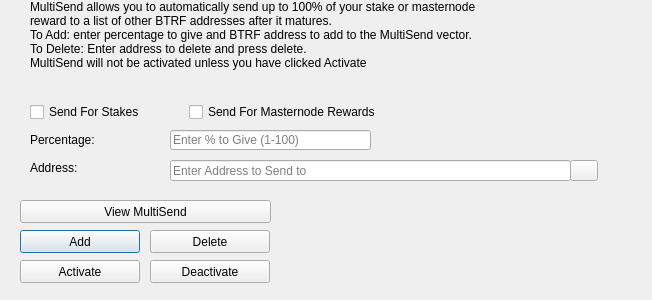
<?xml version="1.0" encoding="UTF-8"?>
<ui version="4.0">
 <class>MultiSendDialog</class>
 <widget class="QDialog" name="MultiSendDialog">
  <property name="windowModality">
   <enum>Qt::NonModal</enum>
  </property>
  <property name="geometry">
   <rect>
    <x>0</x>
    <y>0</y>
    <width>652</width>
    <height>300</height>
   </rect>
  </property>
  <property name="windowTitle">
   <string>MultiSend</string>
  </property>
  <widget class="QLineEdit" name="multiSendPercentEdit">
   <property name="geometry">
    <rect>
     <x>170</x>
     <y>130</y>
     <width>201</width>
     <height>20</height>
    </rect>
   </property>
   <property name="toolTip">
    <string>Enter whole numbers 1 - 100</string>
   </property>
   <property name="placeholderText">
    <string>Enter % to Give (1-100)</string>
   </property>
  </widget>
  <widget class="QLineEdit" name="multiSendAddressEdit">
   <property name="geometry">
    <rect>
     <x>170</x>
     <y>160</y>
     <width>401</width>
     <height>21</height>
    </rect>
   </property>
   <property name="toolTip">
    <string/>
   </property>
   <property name="placeholderText">
    <string>Enter Address to Send to</string>
   </property>
  </widget>
  <widget class="QLabel" name="label_2">
   <property name="geometry">
    <rect>
     <x>30</x>
     <y>0</y>
     <width>451</width>
     <height>121</height>
    </rect>
   </property>
   <property name="lineWidth">
    <number>1</number>
   </property>
   <property name="text">
    <string>MultiSend allows you to automatically send up to 100% of your stake or masternode reward to a list of other BTRF addresses after it matures.
To Add: enter percentage to give and BTRF address to add to the MultiSend vector.
To Delete: Enter address to delete and press delete.
MultiSend will not be activated unless you have clicked Activate</string>
   </property>
   <property name="alignment">
    <set>Qt::AlignLeading|Qt::AlignLeft|Qt::AlignTop</set>
   </property>
   <property name="wordWrap">
    <bool>true</bool>
   </property>
  </widget>
  <widget class="QLabel" name="message">
   <property name="geometry">
    <rect>
     <x>290</x>
     <y>200</y>
     <width>351</width>
     <height>91</height>
    </rect>
   </property>
   <property name="text">
    <string/>
   </property>
  </widget>
  <widget class="QPushButton" name="addButton">
   <property name="geometry">
    <rect>
     <x>20</x>
     <y>230</y>
     <width>120</width>
     <height>23</height>
    </rect>
   </property>
   <property name="toolTip">
    <string/>
   </property>
   <property name="statusTip">
    <string>Add to MultiSend Vector</string>
   </property>
   <property name="text">
    <string>Add</string>
   </property>
  </widget>
  <widget class="QPushButton" name="disableButton">
   <property name="geometry">
    <rect>
     <x>150</x>
     <y>260</y>
     <width>120</width>
     <height>23</height>
    </rect>
   </property>
   <property name="statusTip">
    <string>Deactivate MultiSend</string>
   </property>
   <property name="text">
    <string>Deactivate</string>
   </property>
  </widget>
  <widget class="QPushButton" name="addressBookButton">
   <property name="geometry">
    <rect>
     <x>570</x>
     <y>160</y>
     <width>28</width>
     <height>21</height>
    </rect>
   </property>
   <property name="toolTip">
    <string>Choose an address from the address book</string>
   </property>
   <property name="text">
    <string/>
   </property>
   <property name="icon">
    <iconset resource="../bittransfer.qrc">
     <normaloff>:/icons/address-book</normaloff>:/icons/address-book</iconset>
   </property>
   <property name="shortcut">
    <string>Alt+A</string>
   </property>
   <property name="autoDefault">
    <bool>false</bool>
   </property>
  </widget>
  <widget class="QLabel" name="label">
   <property name="geometry">
    <rect>
     <x>30</x>
     <y>130</y>
     <width>121</width>
     <height>20</height>
    </rect>
   </property>
   <property name="toolTip">
    <string>Percentage of stake to send</string>
   </property>
   <property name="text">
    <string>Percentage:</string>
   </property>
  </widget>
  <widget class="QLabel" name="label_5">
   <property name="geometry">
    <rect>
     <x>30</x>
     <y>160</y>
     <width>111</width>
     <height>16</height>
    </rect>
   </property>
   <property name="toolTip">
    <string>Address to send portion of stake to</string>
   </property>
   <property name="text">
    <string>Address:</string>
   </property>
  </widget>
  <widget class="QPushButton" name="deleteButton">
   <property name="geometry">
    <rect>
     <x>150</x>
     <y>230</y>
     <width>120</width>
     <height>23</height>
    </rect>
   </property>
   <property name="toolTip">
    <string/>
   </property>
   <property name="statusTip">
    <string>Delete Address From MultiSend Vector</string>
   </property>
   <property name="text">
    <string>Delete</string>
   </property>
  </widget>
  <widget class="QPushButton" name="activateButton">
   <property name="geometry">
    <rect>
     <x>20</x>
     <y>260</y>
     <width>120</width>
     <height>23</height>
    </rect>
   </property>
   <property name="statusTip">
    <string>Activate MultiSend</string>
   </property>
   <property name="text">
    <string>Activate</string>
   </property>
  </widget>
  <widget class="QPushButton" name="viewButton">
   <property name="geometry">
    <rect>
     <x>20</x>
     <y>200</y>
     <width>251</width>
     <height>23</height>
    </rect>
   </property>
   <property name="toolTip">
    <string/>
   </property>
   <property name="statusTip">
    <string>View MultiSend Vector</string>
   </property>
   <property name="text">
    <string>View MultiSend</string>
   </property>
  </widget>
  <widget class="QWidget" name="horizontalLayoutWidget">
   <property name="geometry">
    <rect>
     <x>30</x>
     <y>100</y>
     <width>351</width>
     <height>24</height>
    </rect>
   </property>
   <layout class="QHBoxLayout" name="horizontalLayout">
    <item>
     <widget class="QCheckBox" name="multiSendStakeCheckBox">
      <property name="text">
       <string>Send For Stakes</string>
      </property>
     </widget>
    </item>
    <item>
     <widget class="QCheckBox" name="multiSendMasternodeCheckBox">
      <property name="text">
       <string>Send For Masternode Rewards</string>
      </property>
     </widget>
    </item>
   </layout>
  </widget>
 </widget>
 <resources>
  <include location="../bittransfer.qrc"/>
 </resources>
 <connections/>
</ui>
